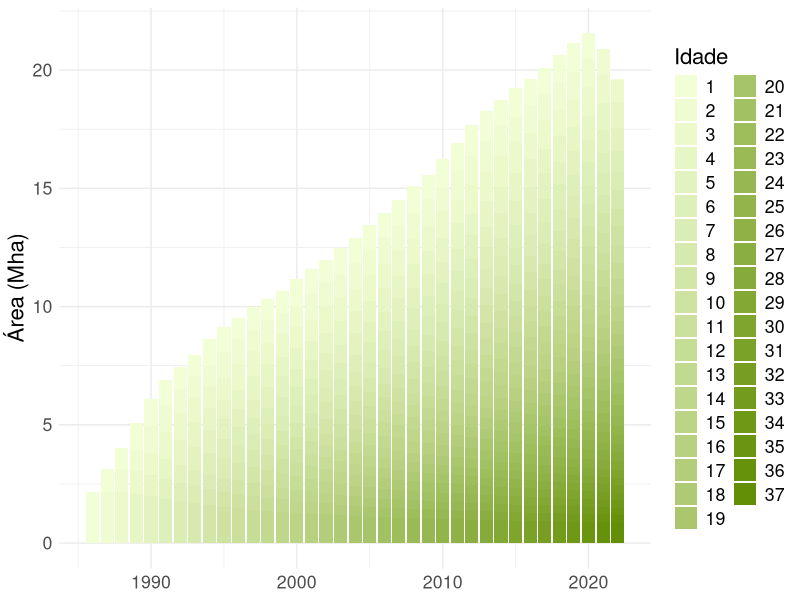
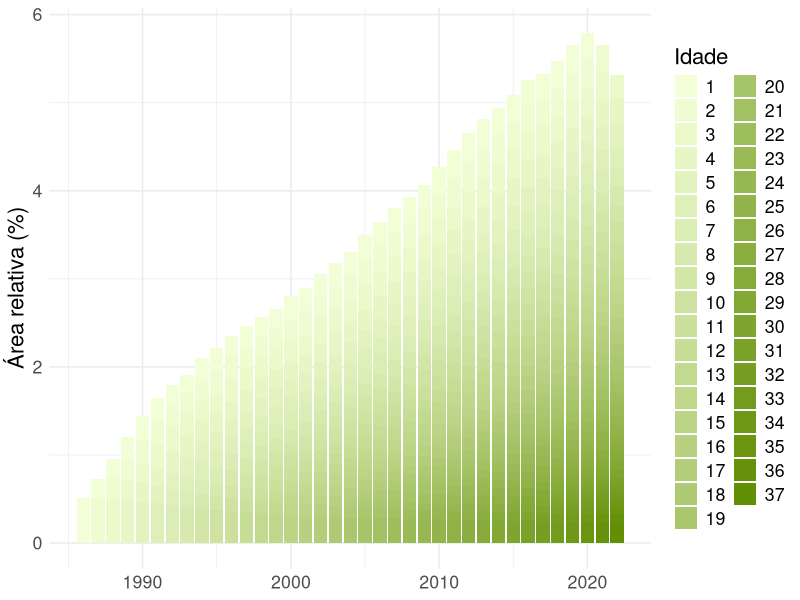

Source code (R) for these figures, in order:
## build graphics for the 'degradação' dashboard 
## dhemerson.costa@ipam.org.br

## read libraries
library(ggplot2)
library(reshape2)

## avoid sci notations 
options(scipen= 1e3)

## read vegSec size data 
vegSec <- read.csv('./table/brazil-country-vegSec-8.0.1a.csv',
                 fileEncoding = 'UTF-8',
                 dec= ',')

## replace NA by zero
vegSec[is.na(vegSec)] <- 0

## discard value == 0
vegSec <- subset(vegSec, value != 0)

## rotate graphic
vegSec <- melt(data= vegSec, id.vars=c("FEATURE_ID", "NAME", "LEVEL_1", "GEOCODE", "index", "class_id", "level_0", "level_1", 
                                   "level_2", "level_3", "level_4", "color", "feature_id", "theme", "raw", "value", "key"))

## replace X by '' and covert to numeric
vegSec$variable <- as.numeric(gsub('X', '', vegSec$variable))

## get only frequency 
vegSec <- subset(vegSec, theme == 'age')

## ########################### landing page
ggplot(data= subset(vegSec, level_2 == 'Forest Formation' & key == 'value'),
       mapping= aes(x= variable, y= value.1/1e6, fill = as.factor(value))) +
  scale_fill_manual('Idade', values=c('#f2ffd6','#effcd1','#ebf9cb','#e6f6c5','#e2f3bf','#def0b9','#daedb4','#d6e9ae','#d2e6a8','#cee3a2',
                                      '#cae09c','#c6dd96','#c2da90','#bfd78b','#bbd485','#b7d180','#b3cd7a','#afca74','#abc76e','#a6c468',
                                      '#a2c162','#9ebe5c','#9aba56','#96b751','#92b44b','#8fb146','#8bae40','#87ab3a','#83a834','#7fa52e',
                                      '#7ba228','#779e22','#739b1d','#6f9817','#6b9511','#66920b','#628f05','#5f8c00'
  )) +
  geom_bar(stat= 'identity') + 
  theme_minimal() +
  theme(text = element_text(size = 16)) +
  xlab(NULL) +
  ylab('Área (Mha)')

## plot landing page graphic 
ggplot(data= subset(vegSec, level_2 == 'Forest Formation' & key == 'relative'),
       mapping= aes(x= variable, y= value.1, fill = as.factor(value))) +
  scale_fill_manual('Idade', values=c('#f2ffd6','#effcd1','#ebf9cb','#e6f6c5','#e2f3bf','#def0b9','#daedb4','#d6e9ae','#d2e6a8','#cee3a2',
                                      '#cae09c','#c6dd96','#c2da90','#bfd78b','#bbd485','#b7d180','#b3cd7a','#afca74','#abc76e','#a6c468',
                                      '#a2c162','#9ebe5c','#9aba56','#96b751','#92b44b','#8fb146','#8bae40','#87ab3a','#83a834','#7fa52e',
                                      '#7ba228','#779e22','#739b1d','#6f9817','#6b9511','#66920b','#628f05','#5f8c00'
  )) +
  geom_bar(stat= 'identity') + 
  theme_minimal() +
  theme(text = element_text(size = 16)) +
  xlab(NULL) +
  ylab('Área relativa (%)') +
  guides(colour=guide_legend(title="Freq. fogo"))

